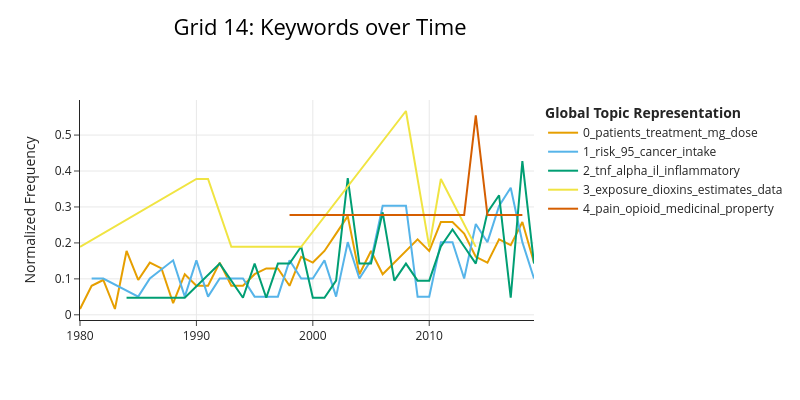

The notebook cell this image was saved under:
### Code cell
# Time-based topic analysis
topics_over_time = topic_model.topics_over_time(input_docs, input_year)
topic_model.visualize_topics_over_time(
    topics_over_time,
    top_n_topics=8,
    normalize_frequency=True,
    width=800,
    height=400,
    title="Grid 14: Keywords over Time",
)

### Figure 1 — Plotly figure (JSON) as saved in the notebook; plotly's stock layout.template omitted (floating-point values rounded to 4 significant figures)
{"data": [{"hoverinfo": "text", "hovertext": ["<b>Topic 0</b><br>Words: cmfpt, cmfp, plasma, cmf, amenorrhea", "<b>Topic 0</b><br>Words: 207, glucaric, ft, leukemia, acute", "<b>Topic 0</b><br>Words: vp, hmm, 213, cddp, map", "<b>Topic 0</b><br>Words: aminoglutethimide, ag, oestrone, 250, dhas", "<b>Topic 0</b><br>Words: caf, cameleon, toxicity, ceftazidime, doxorubicin", "<b>Topic 0</b><br>Words: cisplatin, doxorubicin, cddp, dose, high", "<b>Topic 0</b><br>Words: melphalan, lnt, bafmi, epirubicin, gastric", "<b>Topic 0</b><br>Words: fura, mitoxantrone, mcf, m2, endometrial", "<b>Topic 0</b><br>Words: chip, pt, clb, unchanged, fitted", "<b>Topic 0</b><br>Words: adr, mf, epirubicin, arm, toxicity", "<b>Topic 0</b><br>Words: ma, mpa, acetate, megestrol, estrone", "<b>Topic 0</b><br>Words: levamisole, dox, ifosfamide, fluorouracil, therapy", "<b>Topic 0</b><br>Words: cbdca, ip, ovarian, fluorouracil, platinum", "<b>Topic 0</b><br>Words: oc, lv, provera, depo, women", "<b>Topic 0</b><br>Words: ptx, cipro, vorozole, megace, lak", "<b>Topic 0</b><br>Words: m2, mmv, mfl, mmvm, fl", "<b>Topic 0</b><br>Words: methotrexate, cognitive, hcl, fadrozole, cytarabine", "<b>Topic 0</b><br>Words: icon, m2, cap, operative, mic", "<b>Topic 0</b><br>Words: ag, rg, anc, e1s, microl", "<b>Topic 0</b><br>Words: csf, paclitaxel, tcp, ca, aureus", "<b>Topic 0</b><br>Words: flavopiridol, fu, lv5fu2, arnot, nm", "<b>Topic 0</b><br>Words: dose, formestane, month, fe75c, pl", "<b>Topic 0</b><br>Words: aromatase, teniposide, pegfilgrastim, mg, infusional", "<b>Topic 0</b><br>Words: gefitinib, liposomal, cancer, patients, arzoxifene", "<b>Topic 0</b><br>Words: letrozole, tamoxifen, cpt, line, tree", "<b>Topic 0</b><br>Words: tamoxifen, erlotinib, letrozole, pld, aspergillosis", "<b>Topic 0</b><br>Words: intermittent, alternated, raloxifene, salivary, patients", "<b>Topic 0</b><br>Words: lhrh, ms, hormone, srt, gc", "<b>Topic 0</b><br>Words: cd34, tdm, srl, olt, zoledronic", "<b>Topic 0</b><br>Words: bevacizumab, gemcitabine, gfr, bibf, 1120", "<b>Topic 0</b><br>Words: archetypes, biobank, proteinuria, archetype, her2", "<b>Topic 0</b><br>Words: psa, gvhd, fn, adt, months", "<b>Topic 0</b><br>Words: aml, temsirolimus, cediranib, estrogen, patients", "<b>Topic 0</b><br>Words: tamoxifen, axitinib, patients, androgen, flashes", "<b>Topic 0</b><br>Words: egfr, cab, mutated, irosustat, tki", "<b>Topic 0</b><br>Words: ldh, liver, bevacizumab, chemotherapy, buflu", "<b>Topic 0</b><br>Words: ramucirumab, hepatitis, survival, dcp, patients", "<b>Topic 0</b><br>Words: bevacizumab, upfront, use, chemotherapy, alzheimer", "<b>Topic 0</b><br>Words: bev, sup, treatment, 21d, liver", "<b>Topic 0</b><br>Words: pgr, selection, cost, precision, daas"], "marker": {"color": "#E69F00"}, "mode": "lines", "name": "0_patients_treatment_mg_dose", "type": "scatter", "x": [1980, 1981, 1982, 1983, 1984, 1985, 1986, 1987, 1988, 1989, 1990, 1991, 1992, 1993, 1994, 1995, 1996, 1997, 1998, 1999, 2000, 2001, 2002, 2003, 2004, 2005, 2006, 2007, 2008, 2009, 2010, 2011, 2012, 2013, 2014, 2015, 2016, 2017, 2018, 2019], "y": [0.01614, 0.08071, 0.09685, 0.01614, 0.1776, 0.09685, 0.1453, 0.1291, 0.03228, 0.113, 0.08071, 0.08071, 0.1453, 0.08071, 0.08071, 0.113, 0.1291, 0.1291, 0.08071, 0.1614, 0.1453, 0.1776, 0.226, 0.2744, 0.113, 0.1776, 0.113, 0.1453, 0.1776, 0.2098, 0.1776, 0.2583, 0.2583, 0.226, 0.1614, 0.1453, 0.2098, 0.1937, 0.2583, 0.1453]}, {"hoverinfo": "text", "hovertext": ["<b>Topic 1</b><br>Words: pork, beef, rrs, fat, butter", "<b>Topic 1</b><br>Words: sweeteners, nutritive, bladder, 542, subgroups", "<b>Topic 1</b><br>Words: calcium, vitamin, dietary, 1957, sunlight", "<b>Topic 1</b><br>Words: rauwolfia, ontario, derivatives, diet, history", "<b>Topic 1</b><br>Words: cholesterol, lung, female, male, tobacco", "<b>Topic 1</b><br>Words: mmol, cholesterol, collection, bupa, men", "<b>Topic 1</b><br>Words: smokers, america, chinese, saturated, fat", "<b>Topic 1</b><br>Words: phenol, workers, arteriosclerotic, excesses, emphysema", "<b>Topic 1</b><br>Words: ets, heart, smokers, prostate, living", "<b>Topic 1</b><br>Words: colon, intake, meat, fat, micronutrients", "<b>Topic 1</b><br>Words: carotene, beta, cholesterol, low, serum", "<b>Topic 1</b><br>Words: fecal, ba, lcfa, calcisorb, ca", "<b>Topic 1</b><br>Words: centre, unresolved, multi, studies, questions", "<b>Topic 1</b><br>Words: gastric, tea, esophageal, colon, risk", "<b>Topic 1</b><br>Words: folate, homocysteine, b12, donation, serum", "<b>Topic 1</b><br>Words: calcium, vitamin, nonfatal, amlodipine, antihypertensive", "<b>Topic 1</b><br>Words: passive, smoking, colonization, gastric, oesophageal", "<b>Topic 1</b><br>Words: vitamin, bladder, regular, cps, supplement", "<b>Topic 1</b><br>Words: pylori, lycopene, ascorbic, rrs, fish", "<b>Topic 1</b><br>Words: antimicrobial, cataract, carotene, pylori, beta", "<b>Topic 1</b><br>Words: supplementation, ursodeoxycholic, primary, dysplasia, tocopherol", "<b>Topic 1</b><br>Words: chloral, hydrate, mortality, ssri, exposure", "<b>Topic 1</b><br>Words: fracture, eaters, hydroxyvitamin, density, 25", "<b>Topic 1</b><br>Words: carotenoids, caffeine, telomere, nsaids, 95", "<b>Topic 1</b><br>Words: crc, h2, ppis, modestly, 641", "<b>Topic 1</b><br>Words: bmi, pesticide, agricultural, carbofuran, interaction", "<b>Topic 1</b><br>Words: apoe4, supplement, arbs, ace, intake", "<b>Topic 1</b><br>Words: garlic, intake, qol, vitamin, esophageal", "<b>Topic 1</b><br>Words: disulfiram, wcrf, chile, melanoma, recommendations", "<b>Topic 1</b><br>Words: phytanic, nsaid, million, dietary, pristanic", "<b>Topic 1</b><br>Words: lc, pm2, ci, pylori, prevalence", "<b>Topic 1</b><br>Words: sub, fish, products, risk, statin", "<b>Topic 1</b><br>Words: 95, studies, dietary, use, sup", "<b>Topic 1</b><br>Words: secondhand, habitual, food, organic, patterns", "<b>Topic 1</b><br>Words: dairy, gastric, chd, milk, consumption"], "marker": {"color": "#56B4E9"}, "mode": "lines", "name": "1_risk_95_cancer_intake", "type": "scatter", "x": [1981, 1982, 1985, 1986, 1988, 1989, 1990, 1991, 1992, 1994, 1995, 1996, 1997, 1998, 1999, 2000, 2001, 2002, 2003, 2004, 2005, 2006, 2007, 2008, 2009, 2010, 2011, 2012, 2013, 2014, 2015, 2016, 2017, 2018, 2019], "y": [0.101, 0.101, 0.05051, 0.101, 0.1515, 0.05051, 0.1515, 0.05051, 0.101, 0.101, 0.05051, 0.05051, 0.05051, 0.1515, 0.101, 0.101, 0.1515, 0.05051, 0.202, 0.101, 0.1515, 0.303, 0.303, 0.303, 0.05051, 0.05051, 0.202, 0.202, 0.101, 0.2525, 0.202, 0.303, 0.3536, 0.202, 0.101]}, {"hoverinfo": "text", "hovertext": ["<b>Topic 2</b><br>Words: ace, outside, converting, values, angiotensin", "<b>Topic 2</b><br>Words: output, sbp, svr, methoxamine, do2", "<b>Topic 2</b><br>Words: alpha, cidp, responders, tnf, ril2", "<b>Topic 2</b><br>Words: lps, sham, resuscitation, o2, shock", "<b>Topic 2</b><br>Words: mab, alpha, tnf, kg, placebo", "<b>Topic 2</b><br>Words: endotoxin, ibuprofen, injections, remission, repetitive", "<b>Topic 2</b><br>Words: alpha, xd, ards, min, immune", "<b>Topic 2</b><br>Words: sufentanil, endotoxin, pentoxifylline, idiopathic, dilated", "<b>Topic 2</b><br>Words: cwh, endotoxin, uhr, psoriasis, hrql", "<b>Topic 2</b><br>Words: cirrhosis, soluble, stnf, 75, pugh", "<b>Topic 2</b><br>Words: obstruction, cachexia, bowel, catabolic, masses", "<b>Topic 2</b><br>Words: atp, ra, joint, infusion, 31p", "<b>Topic 2</b><br>Words: etanercept, dlis, adenosine, alpha, acr", "<b>Topic 2</b><br>Words: massage, anxiety, mood, hyperglycemic, crises", "<b>Topic 2</b><br>Words: ir, atorvastatin, il, homa, alpha", "<b>Topic 2</b><br>Words: 6r, crp, alpha, pneumophila, sepsis", "<b>Topic 2</b><br>Words: fdg, insulin, carotid, inflammation, metabolic", "<b>Topic 2</b><br>Words: behavioral, tnfalpha, chf, il, 1beta", "<b>Topic 2</b><br>Words: hs, hes, resuscitation, rl, cvvh", "<b>Topic 2</b><br>Words: infliximab, haca, tnf, antagonists, concentrations", "<b>Topic 2</b><br>Words: py, pufa, fatty, tocilizumab, acids", "<b>Topic 2</b><br>Words: bode, depression, perimenopausal, cytokines, inflammatory", "<b>Topic 2</b><br>Words: depressive, symptoms, lev, adalimumab, etanercept", "<b>Topic 2</b><br>Words: sleep, cpb, disturbances, nlr, ibd", "<b>Topic 2</b><br>Words: il, probiotics, agoraphobia, inflammatory, levels", "<b>Topic 2</b><br>Words: ibs, il, abt, 494, crohn", "<b>Topic 2</b><br>Words: copd, smokers, tnfr2, srage, crp", "<b>Topic 2</b><br>Words: training, inflammatory, filgotinib, tnf, tmp", "<b>Topic 2</b><br>Words: golimumab, cd, endoscopic, uc, vedolizumab"], "marker": {"color": "#009E73"}, "mode": "lines", "name": "2_tnf_alpha_il_inflammatory", "type": "scatter", "x": [1984, 1989, 1992, 1994, 1995, 1996, 1997, 1998, 1999, 2000, 2001, 2002, 2003, 2004, 2005, 2006, 2007, 2008, 2009, 2010, 2011, 2012, 2013, 2014, 2015, 2016, 2017, 2018, 2019], "y": [0.04751, 0.04751, 0.1425, 0.04751, 0.1425, 0.04751, 0.1425, 0.1425, 0.19, 0.04751, 0.04751, 0.09502, 0.3801, 0.1425, 0.1425, 0.2851, 0.09502, 0.1425, 0.09502, 0.09502, 0.19, 0.2376, 0.19, 0.1425, 0.2851, 0.3326, 0.04751, 0.4276, 0.1425]}, {"hoverinfo": "text", "hovertext": ["<b>Topic 3</b><br>Words: removal, carcinogen, multistage, stage, late", "<b>Topic 3</b><br>Words: register, phenoxy, herbicides, td50, ranking", "<b>Topic 3</b><br>Words: opp, pesticide, submitted, entered, database", "<b>Topic 3</b><br>Words: maps, synthetic, geographic, principal, causes", "<b>Topic 3</b><br>Words: cadmium, cigarette, smoke, inhaled, extrapolation", "<b>Topic 3</b><br>Words: estimates, butadiene, magnitude, variables, influence", "<b>Topic 3</b><br>Words: chloroform, agency, proposal, epa, departure", "<b>Topic 3</b><br>Words: coverage, benzene, boundary, ppb, bmdl", "<b>Topic 3</b><br>Words: ner, registry, creating, maintaining, exposure", "<b>Topic 3</b><br>Words: dioxins, dioxin, tefs, pbpk, rdx", "<b>Topic 3</b><br>Words: uv, solar, er, model, irradiance"], "marker": {"color": "#F0E442"}, "mode": "lines", "name": "3_exposure_dioxins_estimates_data", "type": "scatter", "x": [1980, 1990, 1991, 1993, 1994, 1996, 1999, 2008, 2010, 2011, 2014], "y": [0.189, 0.378, 0.378, 0.189, 0.189, 0.189, 0.189, 0.5669, 0.189, 0.378, 0.189]}, {"hoverinfo": "text", "hovertext": ["<b>Topic 4</b><br>Words: pf, 402, msc, sustained, release", "<b>Topic 4</b><br>Words: breakthrough, pain, transmucosal, citrate, otfc", "<b>Topic 4</b><br>Words: antinociceptive, pain, tolerance, opioid, opiates", "<b>Topic 4</b><br>Words: profoundly, pain, analgesics, pitfalls, effective", "<b>Topic 4</b><br>Words: pain, analgesic, management, anatomic, tapentadol", "<b>Topic 4</b><br>Words: pain, genetic, opioid, polymorphisms, involved", "<b>Topic 4</b><br>Words: traditional, medicine, modern, tkm, bed", "<b>Topic 4</b><br>Words: medicinal, property, topiramate, oic, naloxegol", "<b>Topic 4</b><br>Words: pain, rcts, ea, tcm, bone", "<b>Topic 4</b><br>Words: trokie, lozenges, cannabis, sup, buccal"], "marker": {"color": "#D55E00"}, "mode": "lines", "name": "4_pain_opioid_medicinal_property", "type": "scatter", "x": [1998, 2002, 2005, 2008, 2011, 2012, 2013, 2014, 2015, 2018], "y": [0.2774, 0.2774, 0.2774, 0.2774, 0.2774, 0.2774, 0.2774, 0.5547, 0.2774, 0.2774]}], "layout": {"height": 400, "hoverlabel": {"bgcolor": "white", "font": {"family": "Rockwell", "size": 16}}, "legend": {"title": {"text": "<b>Global Topic Representation"}}, "title": {"font": {"color": "Black", "size": 22}, "text": "Grid 14: Keywords over Time", "x": 0.4, "xanchor": "center", "y": 0.95, "yanchor": "top"}, "width": 800, "xaxis": {"showgrid": true}, "yaxis": {"showgrid": true, "title": {"text": "Normalized Frequency"}}}}
